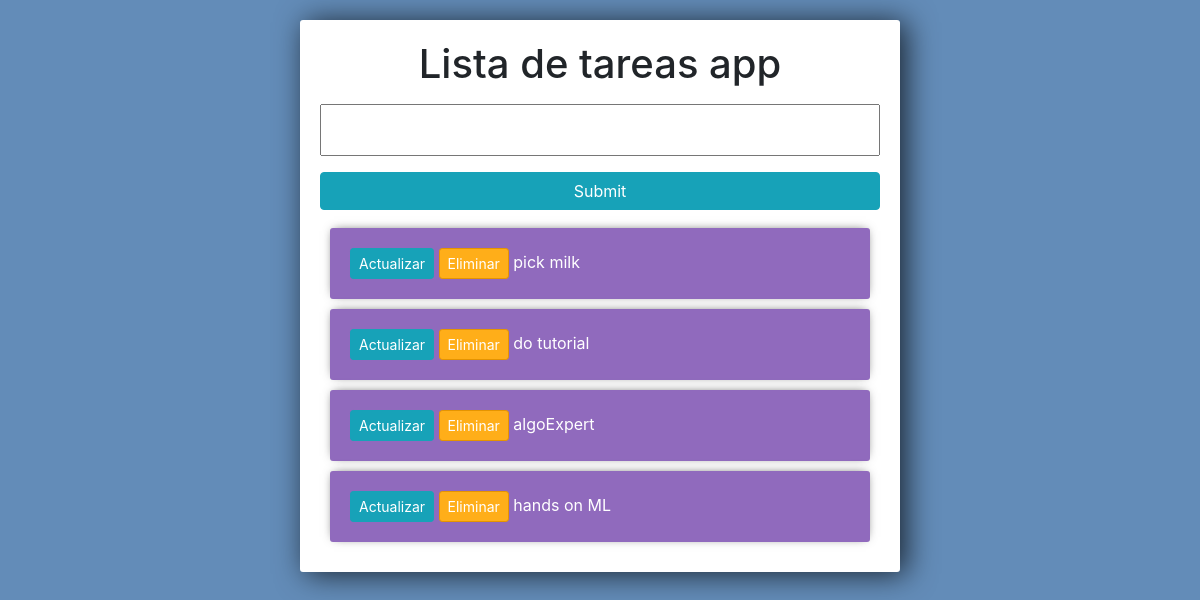
The app's page /, older data.
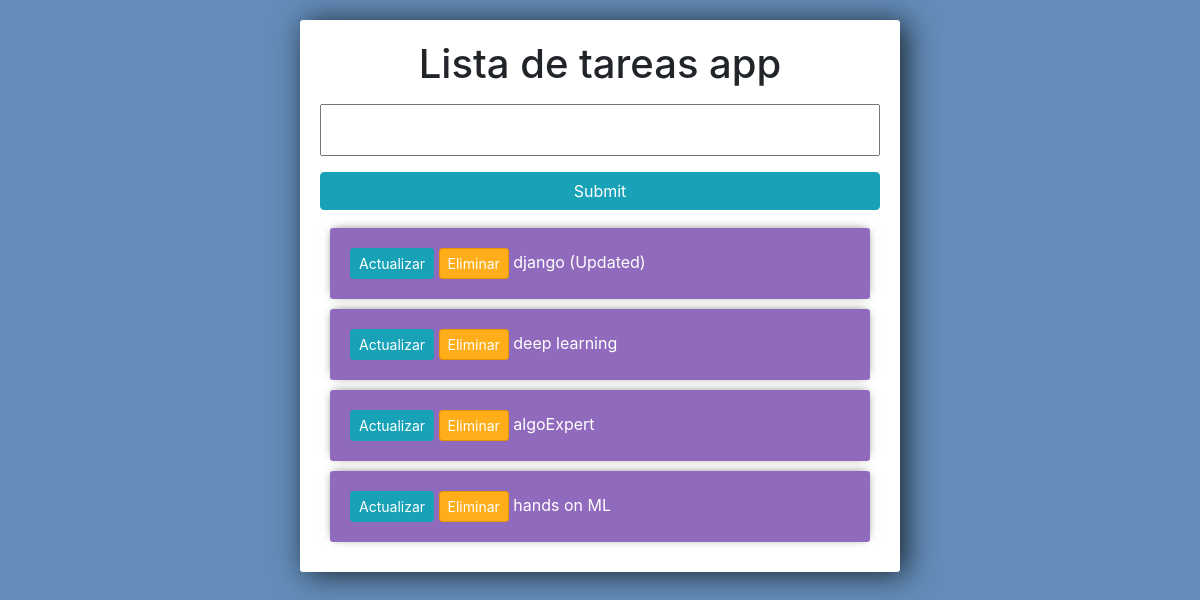
The same page, newer data.
### tasks/models.py (models this page shows)
class Task(models.Model):
    title = models.CharField(max_length=200)
    complete = models.BooleanField(default=False)
    created = models.DateTimeField(auto_now_add=True)
    def __str__(self):
        return self.title

### tasks/views.py (the view)
# urls.py: path('', views.index, name="list"),
def index(request):
    consulta = Task.objects.all()
    form = TaskForm()
    if request.method == 'POST':
        form = TaskForm(request.POST)
        if form.is_valid():
            form.save()
        return redirect('/')
    context = {'info':consulta,'temp':form}
    return render(request,"tasks/list.html", context)

### tasks/forms.py
class TaskForm(forms.ModelForm):
    class Meta:
        model = Task
        fields = '__all__'

### tasks/templates/tasks/list.html (shortened to what this page needs)
<!DOCTYPE html>
<html lang="en">
<head>
    <link rel="stylesheet" href="https://stackpath.bootstrapcdn.com/bootstrap/4.4.1/css/bootstrap.min.css">
</head>
<body>
    <div class="center-column">
        <h1 class="titulo">Lista de tareas app</h1>
        <form action="/" method="POST">
            {{temp.title}}
            <input class="btn btn-info" type="submit" name="CreateTask">
        </form>
        <div class="todo-list">
            {% for k in info%}
            <div class="item-row">
                <a class="btn btn-sm btn-info" href="{% url 'update_task' k.id %}">Actualizar</a>
                <a class="btn btn-sm btn-danger" href="{% url 'delete_task' k.id %}">Eliminar</a>
                {% if k.complete == 1 %}
                <strike>{{ k }}</strike>
                {% else %}
                <span>{{ k }}</span>
                {% endif %}
            </div>
            {% endfor %}
        </div>
    </div>
</body>
</html>

Row changes from the older to the newer data that the page shows:
changed Task: title "pick milk" → "django (Updated)"
changed Task: title "do tutorial" → "deep learning"
